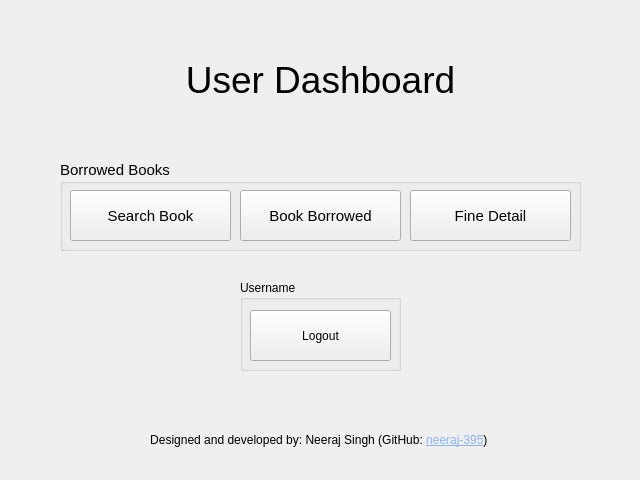
<?xml version="1.0" encoding="UTF-8"?>
<ui version="4.0">
 <class>UserPortal</class>
 <widget class="QWidget" name="UserPortal">
  <property name="windowModality">
   <enum>Qt::NonModal</enum>
  </property>
  <property name="geometry">
   <rect>
    <x>0</x>
    <y>0</y>
    <width>640</width>
    <height>480</height>
   </rect>
  </property>
  <property name="sizePolicy">
   <sizepolicy hsizetype="Fixed" vsizetype="Fixed">
    <horstretch>0</horstretch>
    <verstretch>0</verstretch>
   </sizepolicy>
  </property>
  <property name="minimumSize">
   <size>
    <width>640</width>
    <height>480</height>
   </size>
  </property>
  <property name="maximumSize">
   <size>
    <width>640</width>
    <height>480</height>
   </size>
  </property>
  <property name="baseSize">
   <size>
    <width>640</width>
    <height>480</height>
   </size>
  </property>
  <property name="font">
   <font>
    <hintingpreference>PreferDefaultHinting</hintingpreference>
   </font>
  </property>
  <property name="windowTitle">
   <string>Form</string>
  </property>
  <property name="autoFillBackground">
   <bool>true</bool>
  </property>
  <widget class="QLabel" name="mainTitle">
   <property name="geometry">
    <rect>
     <x>140</x>
     <y>50</y>
     <width>361</width>
     <height>61</height>
    </rect>
   </property>
   <property name="text">
    <string>&lt;html&gt;&lt;head/&gt;&lt;body&gt;&lt;p align=&quot;center&quot;&gt;&lt;span style=&quot; font-size:28pt;&quot;&gt;User Dashboard&lt;/span&gt;&lt;/p&gt;&lt;/body&gt;&lt;/html&gt;</string>
   </property>
  </widget>
  <widget class="QGroupBox" name="logoutBox">
   <property name="geometry">
    <rect>
     <x>240</x>
     <y>280</y>
     <width>161</width>
     <height>91</height>
    </rect>
   </property>
   <property name="title">
    <string>Username</string>
   </property>
   <widget class="QPushButton" name="logoutBtn">
    <property name="enabled">
     <bool>true</bool>
    </property>
    <property name="geometry">
     <rect>
      <x>10</x>
      <y>30</y>
      <width>141</width>
      <height>51</height>
     </rect>
    </property>
    <property name="text">
     <string>Logout</string>
    </property>
    <property name="autoRepeatInterval">
     <number>100</number>
    </property>
   </widget>
  </widget>
  <widget class="QGroupBox" name="borrowedBookBox">
   <property name="geometry">
    <rect>
     <x>60</x>
     <y>160</y>
     <width>521</width>
     <height>91</height>
    </rect>
   </property>
   <property name="font">
    <font>
     <pointsize>11</pointsize>
     <hintingpreference>PreferFullHinting</hintingpreference>
    </font>
   </property>
   <property name="autoFillBackground">
    <bool>true</bool>
   </property>
   <property name="title">
    <string>Borrowed Books</string>
   </property>
   <property name="checkable">
    <bool>false</bool>
   </property>
   <widget class="QPushButton" name="searchBookBtn">
    <property name="geometry">
     <rect>
      <x>10</x>
      <y>30</y>
      <width>161</width>
      <height>51</height>
     </rect>
    </property>
    <property name="text">
     <string>Search Book</string>
    </property>
    <property name="autoRepeatInterval">
     <number>100</number>
    </property>
   </widget>
   <widget class="QPushButton" name="fineDetailBtn">
    <property name="geometry">
     <rect>
      <x>350</x>
      <y>30</y>
      <width>161</width>
      <height>51</height>
     </rect>
    </property>
    <property name="text">
     <string>Fine Detail</string>
    </property>
    <property name="autoRepeatInterval">
     <number>100</number>
    </property>
   </widget>
   <widget class="QPushButton" name="bookBorrowedBtn">
    <property name="geometry">
     <rect>
      <x>180</x>
      <y>30</y>
      <width>161</width>
      <height>51</height>
     </rect>
    </property>
    <property name="sizePolicy">
     <sizepolicy hsizetype="Preferred" vsizetype="Preferred">
      <horstretch>0</horstretch>
      <verstretch>0</verstretch>
     </sizepolicy>
    </property>
    <property name="autoFillBackground">
     <bool>false</bool>
    </property>
    <property name="text">
     <string>Book Borrowed</string>
    </property>
    <property name="autoRepeatInterval">
     <number>100</number>
    </property>
   </widget>
  </widget>
  <widget class="QLabel" name="creditLabel">
   <property name="geometry">
    <rect>
     <x>10</x>
     <y>400</y>
     <width>621</width>
     <height>81</height>
    </rect>
   </property>
   <property name="frameShape">
    <enum>QFrame::NoFrame</enum>
   </property>
   <property name="frameShadow">
    <enum>QFrame::Plain</enum>
   </property>
   <property name="text">
    <string>&lt;html&gt;&lt;head/&gt;&lt;body&gt;&lt;p align=&quot;center&quot;&gt;Designed and developed by:  Neeraj Singh (GitHub: &lt;a href=&quot;https://github.com/neeraj-395&quot;&gt;&lt;span style=&quot; text-decoration: underline; color:#8ab4f8;&quot;&gt;neeraj-395&lt;/span&gt;&lt;/a&gt;) &lt;/p&gt;&lt;/body&gt;&lt;/html&gt;</string>
   </property>
   <property name="textFormat">
    <enum>Qt::RichText</enum>
   </property>
   <property name="openExternalLinks">
    <bool>true</bool>
   </property>
  </widget>
 </widget>
 <resources/>
 <connections/>
</ui>
